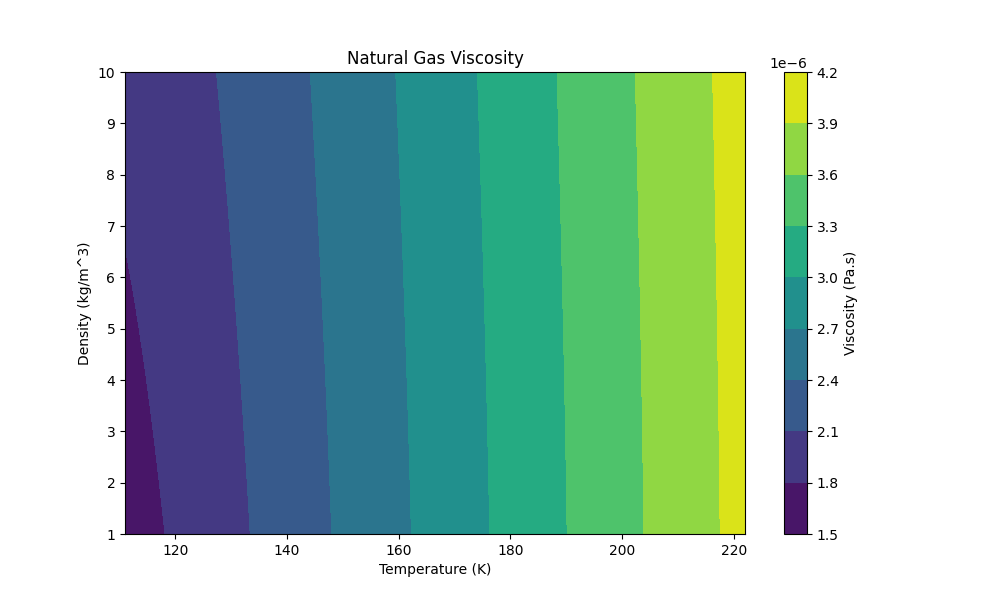

This figure's Python source:
"""
Sure, here’s the Python program that calculates the viscosity of natural gas mixtures using the method of Lee, Gonzalez, and Eakin in SI units and then plots the results. This method is a simple relation which gives quite accurate results for typical natural gas mixtures with low non-hydrocarbon content.

Python
AI-generated code. Review and use carefully. More info on FAQ.


This program calculates the viscosity of natural gas for a range of temperatures and densities, assuming a constant molecular weight for the gas. It then creates a contour plot of the viscosity as a function of temperature and density.

Please note that you’ll need the numpy and matplotlib libraries to run this program. You can install them using pip:

pip install numpy matplotlib

Also, remember to replace the MWg value with the actual molecular weight of your natural gas mixture. The temperature T should be in Kelvin (K) and the density rho_g should be in kg/m^3. The resulting viscosity is expressed in Pascal-seconds (Pa.s).
"""

import matplotlib.pyplot as plt
import numpy as np


def calculate_viscosity(MWg, T, rho_g):
    # Constants for the Lee, Gonzalez, and Eakin method
    kv = (9.4 + 0.02 * MWg) * T**1.5 / (209 + 19 * MWg + T)
    xv = (3.5 + 986 / T + 0.01 * MWg) * np.exp(-0.025 * MWg)
    yv = 2.4 - 0.2 * xv

    # Calculate the viscosity
    mu_g = 1e-7 * kv * np.exp(xv * (rho_g / 1000)**yv)

    return mu_g

# Define the range of temperatures and densities
T_values = np.linspace(111, 222, 100)  # Temperature in Kelvin
rho_g_values = np.linspace(1, 10, 100)  # Density in kg/m^3

# Assume a constant molecular weight for the gas
MWg = 20  # Molecular weight

# Calculate the viscosity for each temperature and density
viscosity_values = np.array([[calculate_viscosity(MWg, T, rho_g) for T in T_values] for rho_g in rho_g_values])

# Plot the results
plt.figure(figsize=(10, 6))
plt.contourf(T_values, rho_g_values, viscosity_values, cmap='viridis')
plt.colorbar(label='Viscosity (Pa.s)')
plt.xlabel('Temperature (K)')
plt.ylabel('Density (kg/m^3)')
plt.title('Natural Gas Viscosity')
plt.savefig("visc1.png")

